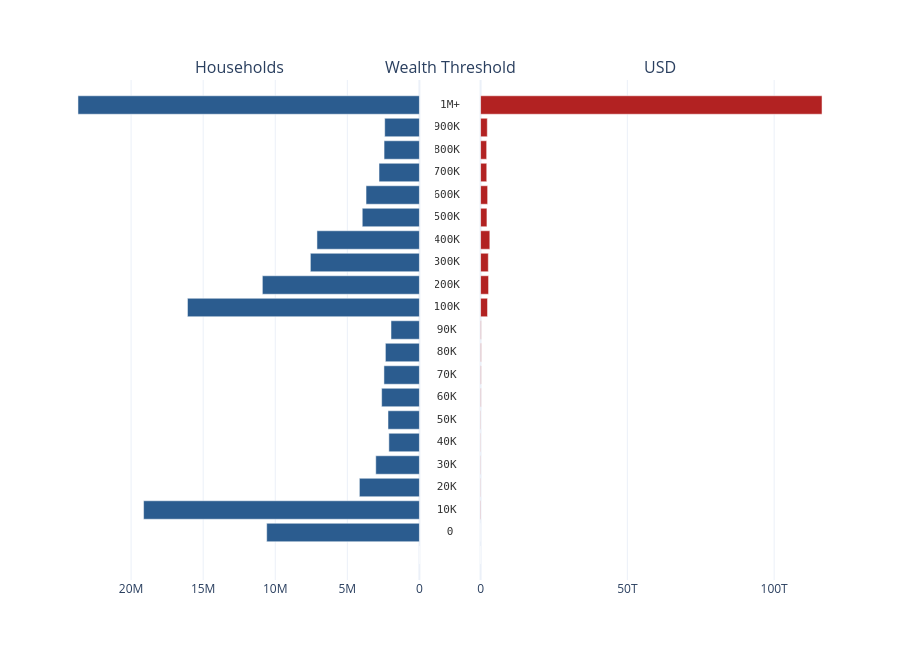

The cell this chart's notebook holds for it:
### Code cell
wealth_chart

### Figure 1 — Plotly figure (JSON) as saved in the notebook; plotly's stock layout.template omitted (floating-point values rounded to 4 significant figures)
{"data": [{"marker": {"color": "#2b5c8f"}, "orientation": "h", "type": "bar", "x": [0.0, 10590000.0, 19130000.0, 4165000.0, 3029000.0, 2120000.0, 2179000.0, 2620000.0, 2461000.0, 2360000.0, 1971000.0, 16090000.0, 10890000.0, 7564000.0, 7107000.0, 3966000.0, 3703000.0, 2802000.0, 2452000.0, 2409000.0, 23680000.0, 0.0], "xaxis": "x", "y": ["", "0", "10K ", "20K ", "30K ", "40K ", "50K ", "60K ", "70K ", "80K ", "90K ", "100K ", "200K ", "300K ", "400K ", "500K ", "600K ", "700K ", "800K ", "900K ", "1M+", ""], "yaxis": "y"}, {"hoverinfo": "none", "mode": "text", "text": ["", "0", "10K ", "20K ", "30K ", "40K ", "50K ", "60K ", "70K ", "80K ", "90K ", "100K ", "200K ", "300K ", "400K ", "500K ", "600K ", "700K ", "800K ", "900K ", "1M+", ""], "textfont": {"color": "#333333", "family": "monospace", "size": 11}, "type": "scatter", "x": [0, 0, 0, 0, 0, 0, 0, 0, 0, 0, 0, 0, 0, 0, 0, 0, 0, 0, 0, 0, 0, 0], "xaxis": "x2", "y": ["", "0", "10K ", "20K ", "30K ", "40K ", "50K ", "60K ", "70K ", "80K ", "90K ", "100K ", "200K ", "300K ", "400K ", "500K ", "600K ", "700K ", "800K ", "900K ", "1M+", ""], "yaxis": "y2"}, {"marker": {"color": "#b22222"}, "orientation": "h", "type": "bar", "x": [0.0, 0.0, 143400000000.0, 101900000000.0, 104700000000.0, 94530000000.0, 119200000000.0, 169200000000.0, 184800000000.0, 200300000000.0, 187500000000.0, 2365000000000.0, 2718000000000.0, 2632000000000.0, 3149000000000.0, 2166000000000.0, 2402000000000.0, 2103000000000.0, 2071000000000.0, 2289000000000.0, 116300000000000.0, 0.0], "xaxis": "x3", "y": ["", "0", "10K ", "20K ", "30K ", "40K ", "50K ", "60K ", "70K ", "80K ", "90K ", "100K ", "200K ", "300K ", "400K ", "500K ", "600K ", "700K ", "800K ", "900K ", "1M+", ""], "yaxis": "y3"}], "layout": {"annotations": [{"font": {"size": 16}, "showarrow": false, "text": "Households", "x": 0.2304, "xanchor": "center", "xref": "paper", "y": 1, "yanchor": "bottom", "yref": "paper"}, {"font": {"size": 16}, "showarrow": false, "text": "Wealth Threshold", "x": 0.5, "xanchor": "center", "xref": "paper", "y": 1, "yanchor": "bottom", "yref": "paper"}, {"font": {"size": 16}, "showarrow": false, "text": "USD", "x": 0.7696, "xanchor": "center", "xref": "paper", "y": 1, "yanchor": "bottom", "yref": "paper"}], "bargap": 0.18, "height": 650, "margin": {"b": 70, "l": 60, "r": 60, "t": 80}, "showlegend": false, "title": {"text": "", "x": 0.5}, "xaxis": {"anchor": "y", "autorange": "reversed", "domain": [0, 0.4608], "minor": {"gridwidth": 1, "nticks": 2, "showgrid": true}, "showgrid": true, "type": "linear", "zeroline": true}, "xaxis2": {"anchor": "y2", "domain": [0.4808, 0.5192], "visible": false}, "xaxis3": {"anchor": "y3", "domain": [0.5392, 1], "minor": {"gridwidth": 1, "nticks": 2, "showgrid": true}, "showgrid": true, "type": "linear", "zeroline": true}, "yaxis": {"anchor": "x", "domain": [0, 1], "showticklabels": false}, "yaxis2": {"anchor": "x2", "domain": [0, 1], "matches": "y", "showticklabels": false, "visible": false}, "yaxis3": {"anchor": "x3", "domain": [0, 1], "matches": "y", "showticklabels": false}}}
